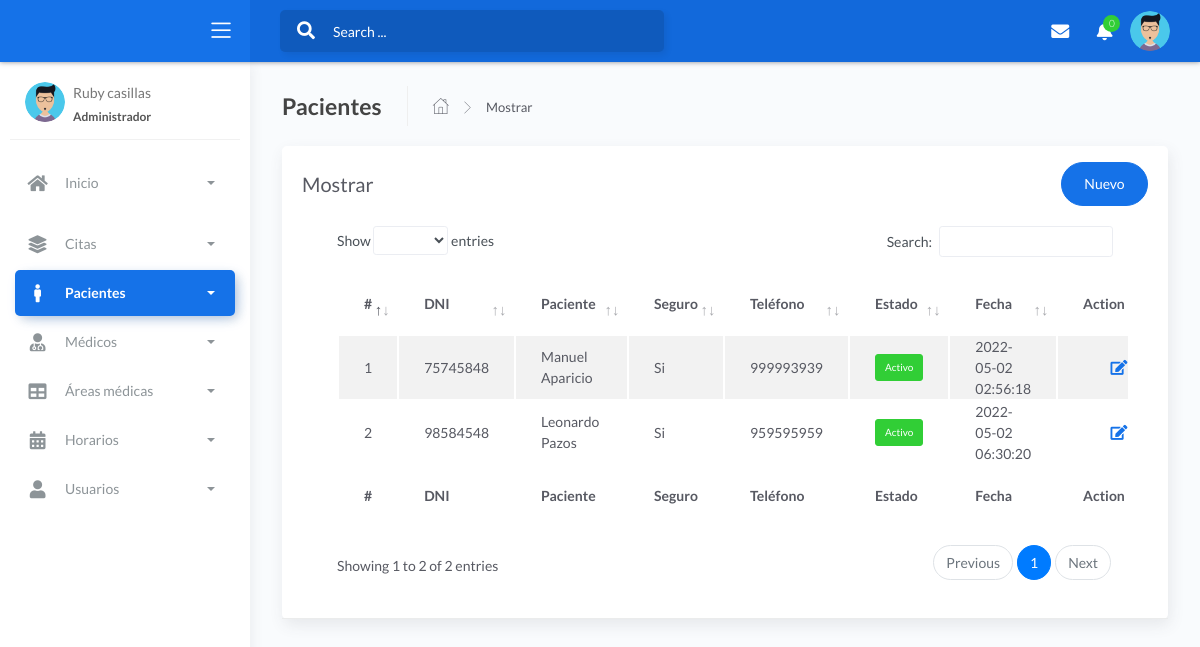
Page /folder/customers.php (signed in) on the committed database.
### tables this page shows
CREATE TABLE `customers` (
  `codpaci` int(11) NOT NULL,
  `dnipa` char(8) NOT NULL,
  `nombrep` varchar(50) NOT NULL,
  `apellidop` varchar(50) NOT NULL,
  `seguro` char(10) NOT NULL,
  `tele` char(9) NOT NULL,
  `sexo` char(15) NOT NULL,
  `usuario` varchar(15) NOT NULL,
  `clave` varchar(255) NOT NULL,
  `cargo` char(1) NOT NULL,
  `estado` varchar(15) NOT NULL,
  `fecha_create` timestamp NOT NULL DEFAULT current_timestamp() ON UPDATE current_timestamp()
);

### controller/customerscontroller.php (called while the page is built, shortened)
<?php
require_once '../model/modelcustomers.php';
class customerscontroller{
    function mostrar(){
        $customers=new Modelo();
        $dato=$customers->mostrar("customers", "1");
        require_once '../view/customers/mostrar.php';
    }
    }

### model/modelcustomers.php (called while the page is built, shortened)
<?php
class Modelo{
  private $customers;
  private $db;
  public function __construct(){
      $this->customers=array();
      $this->db=new PDO('mysql:host=localhost;dbname=trabajo_grado',"root","");
  }
  public function mostrar($tabla,$condicion){
      $consulta="SELECT * FROM customers";
      $resultado=$this->db->query($consulta);
      while ($tabla=$resultado->fetchAll(PDO::FETCH_ASSOC)) {
          $this->customers[]=$tabla;
      }
      return $this->customers;
    }
}
 ?>

### view/customers/mostrar.php (the view, shortened to what this page needs)
<!DOCTYPE html>
<html lang="en">
<head>
	<link rel="stylesheet" href="../assets/css/bootstrap.min.css">
	<link rel="stylesheet" href="../assets/css/atlantis.min.css">
	<link rel="stylesheet" href="../assets/css/demo.css">
</head>
<body>
	<div class="wrapper">
		<div class="main-header">
			<div class="logo-header" data-background-color="blue">
				<div class="nav-toggle">
					<button class="btn btn-toggle toggle-sidebar">
						<i class="icon-menu"></i>
					</button>
				</div>
			</div>
			<nav class="navbar navbar-header navbar-expand-lg" data-background-color="blue2">
				<div class="container-fluid">
					<div class="collapse" id="search-nav">
						<form class="navbar-left navbar-form nav-search mr-md-3">
							<div class="input-group">
								<div class="input-group-prepend">
									<button type="submit" class="btn btn-search pr-1">
										<i class="fa fa-search search-icon"></i>
									</button>
								</div>
								<input type="text" placeholder="Search ..." class="form-control">
							</div>
						</form>
					</div>
					<ul class="navbar-nav topbar-nav ml-md-auto align-items-center">
						<li class="nav-item dropdown hidden-caret">
							<a class="nav-link dropdown-toggle" href="#" id="messageDropdown" role="button"
								data-toggle="dropdown" aria-haspopup="true" aria-expanded="false">
								<i class="fa fa-envelope"></i>
							</a>
						</li>
						<li class="nav-item dropdown hidden-caret">
							<a class="nav-link dropdown-toggle" href="#" id="notifDropdown" role="button"
								data-toggle="dropdown" aria-haspopup="true" aria-expanded="false">
								<i class="fa fa-bell"></i>
								<span class="notification">0</span>
							</a>
						</li>
						<li class="nav-item dropdown hidden-caret">
							<a class="dropdown-toggle profile-pic" data-toggle="dropdown" href="#"
								aria-expanded="false">
								<div class="avatar-sm">
									<img src="../assets/img/pngwing.com.png" alt="..."
										class="avatar-img rounded-circle">
								</div>
							</a>
						</li>
					</ul>
				</div>
			</nav>
		</div>
		<div class="sidebar sidebar-style-2">
			<div class="sidebar-wrapper scrollbar scrollbar-inner">
				<div class="sidebar-content">
					<div class="user">
						<div class="avatar-sm float-left mr-2">
							<img src="../assets/img/pngwing.com.png" alt="..." class="avatar-img rounded-circle">
						</div>
						<div class="info">
							<a data-toggle="collapse" href="#collapseExample" aria-expanded="true">
								<span>
									<?php echo ucfirst($_SESSION['nombre']); ?>
									<span class="user-level">Administrador</span>
								</span>
							</a>
						</div>
					</div>
					<ul class="nav nav-primary">
						<li class="nav-item">
							<a data-toggle="collapse" href="#base1">
								<i class="fas fa-home"></i>
								<p>Inicio</p>
								<span class="caret"></span>
							</a>
						</li>
						<li class="nav-item">
							<a data-toggle="collapse" href="#base">
								<i class="fas fa-layer-group"></i>
								<p>Citas</p>
								<span class="caret"></span>
							</a>
						</li>
						<li class="nav-item active">
							<a data-toggle="collapse" href="#sidebarLayouts">
								<i class="fas fa-male"></i>
								<p>Pacientes</p>
								<span class="caret"></span>
							</a>
						</li>
						<li class="nav-item">
							<a data-toggle="collapse" href="#forms">
								<i class="fas fa-user-md"></i>
								<p>Médicos</p>
								<span class="caret"></span>
							</a>
						</li>
						<li class="nav-item">
							<a data-toggle="collapse" href="#tables">
								<i class="fas fa-table"></i>
								<p>Áreas médicas</p>
								<span class="caret"></span>
							</a>
						</li>
						<li class="nav-item">
							<a data-toggle="collapse" href="#calendar">
								<i class="fas fa-calendar-alt"></i>
								<p>Horarios</p>
								<span class="caret"></span>
							</a>
						</li>
						<li class="nav-item">
							<a data-toggle="collapse" href="#user">
								<i class="fas fa-user"></i>
								<p>Usuarios</p>
								<span class="caret"></span>
							</a>
						</li>
					</ul>
				</div>
			</div>
		</div>
		<div class="main-panel">
			<div class="content">
				<div class="page-inner">
					<div class="page-header">
						<h4 class="page-title">Pacientes</h4>
						<ul class="breadcrumbs">
							<li class="nav-home">
								<a href="../view/admin/admin.php">
									<i class="flaticon-home"></i>
								</a>
							</li>
							<li class="separator">
								<i class="flaticon-right-arrow"></i>
							</li>
							<li class="nav-item">
								<a href="#">Mostrar</a>
							</li>
						</ul>
					</div>
					<div class="row">
						<div class="col-md-12">
							<div class="card">
								<div class="card-header">
									<div class="d-flex align-items-center">
										<h4 class="card-title">Mostrar</h4>
										<a href="#addRowModal" class="btn btn-primary btn-round ml-auto"
											data-toggle="modal">Nuevo</a>
									</div>
									<div class="card-body">
										<div class="table-responsive">
											<table id="add-row" class="display table table-striped table-hover">
												<thead>
													<tr>
														<th>#</th>
														<th>DNI</th>
														<th>Paciente</th>
														<th>Seguro</th>
														<th>Teléfono</th>
														<th>Estado</th>
														<th>Fecha</th>
														<th style="width: 10%">Action</th>
													</tr>
												</thead>
												<tfoot>
													<tr>
														<th>#</th>
														<th>DNI</th>
														<th>Paciente</th>
														<th>Seguro</th>
														<th>Teléfono</th>
														<th>Estado</th>
														<th>Fecha</th>
														<th>Action</th>
													</tr>
												</tfoot>
												<tbody>
													<?php
													$database = new Connection();
													$db = $database->open();
													try {
														$sql = 'SELECT customers.codpaci, customers.dnipa,customers.nombrep,customers.apellidop ,customers.seguro,customers.tele,customers.sexo,customers.usuario,customers.clave,customers.cargo,customers.estado, customers.fecha_create  FROM customers';
														foreach ($db->query($sql) as $row) {
															?>
															<tr>
																<td>
																	<?php echo $row['codpaci']; ?>
																</td>
																<td>
																	<?php echo $row['dnipa']; ?>
																</td>
																<td>
																	<?php echo $row['nombrep']; ?>&nbsp;
																	<?php echo $row['apellidop']; ?>
																</td>
																<td>
																	<?php echo $row['seguro']; ?>
																</td>
																<td>
																	<?php echo $row['tele']; ?>
																</td>
																<td>
																	<?php if ($row['estado'] == 1) { ?>
																		<form method="get"
																			action="javascript:activo('<?php echo $row['codpaci']; ?>')">
																			<button type="submit"
																				class="btn btn-success btn-xs">Activo</button>
																		</form>
																	<?php } ?>
																</td>
																<td>
																	<?php echo $row['fecha_create']; ?>
																</td>
																<td>
																	<div class="form-button-action">
																		<button
																			href="#editRowModal=<?php echo $row['codpaci']; ?>"
																			class="btn btn-link btn-primary btn-lg"
																			data-toggle="modal" title=""
																			data-original-title="Edit Task"
																			data-target="#editRowModal<?php echo $row['codpaci']; ?>">
																			<i class="fa fa-edit"></i>
																		</button>
																	</div>
																</td>
															</tr>
															<?php
														}
													} catch (PDOException $e) {
														echo "Hubo un problema en la conexión: " . $e->getMessage();
													}
													?>
												</tbody>
											</table>
										</div>
									</div>
								</div>
							</div>
						</div>
					</div>
				</div>
			</div>
		</div>
	</div>
</body>
</html>

### rows in the picture
customers: codpaci "1", dnipa "75745848", nombrep "Manuel", apellidop "Aparicio", seguro "Si", tele "999993939", fecha_create "2022-05-02 02:56:18"
customers: codpaci "2", dnipa "98584548", nombrep "Leonardo", apellidop "Pazos", seguro "Si", tele "959595959", fecha_create "2022-05-02 06:30:20"

### other values in the picture
$_SESSION['nombre'] "Ruby casillas"
